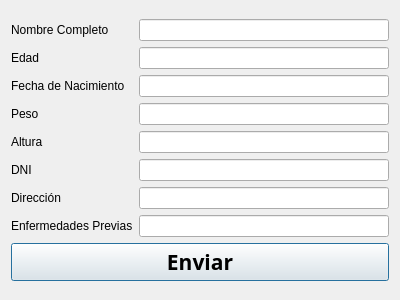
<?xml version="1.0" encoding="UTF-8"?>
<ui version="4.0">
 <class>Add_His_Med</class>
 <widget class="QDialog" name="Add_His_Med">
  <property name="geometry">
   <rect>
    <x>0</x>
    <y>0</y>
    <width>400</width>
    <height>300</height>
   </rect>
  </property>
  <property name="windowTitle">
   <string>Añadir historial médico</string>
  </property>
  <layout class="QGridLayout" name="gridLayout_2">
   <item row="0" column="0">
    <layout class="QGridLayout" name="gridLayout">
     <item row="0" column="0">
      <layout class="QHBoxLayout" name="horizontalLayout">
       <item>
        <layout class="QVBoxLayout" name="verticalLayout">
         <item>
          <widget class="QLabel" name="label_8">
           <property name="text">
            <string>Nombre Completo</string>
           </property>
          </widget>
         </item>
         <item>
          <widget class="QLabel" name="label">
           <property name="text">
            <string>Edad</string>
           </property>
          </widget>
         </item>
         <item>
          <widget class="QLabel" name="label_7">
           <property name="text">
            <string>Fecha de Nacimiento</string>
           </property>
          </widget>
         </item>
         <item>
          <widget class="QLabel" name="label_2">
           <property name="text">
            <string>Peso</string>
           </property>
          </widget>
         </item>
         <item>
          <widget class="QLabel" name="label_3">
           <property name="text">
            <string>Altura</string>
           </property>
          </widget>
         </item>
         <item>
          <widget class="QLabel" name="label_4">
           <property name="text">
            <string>DNI</string>
           </property>
          </widget>
         </item>
         <item>
          <widget class="QLabel" name="label_5">
           <property name="text">
            <string>Dirección</string>
           </property>
          </widget>
         </item>
         <item>
          <widget class="QLabel" name="label_6">
           <property name="text">
            <string>Enfermedades Previas</string>
           </property>
          </widget>
         </item>
        </layout>
       </item>
       <item>
        <layout class="QVBoxLayout" name="verticalLayout_2">
         <item>
          <widget class="QLineEdit" name="nombre"/>
         </item>
         <item>
          <widget class="QLineEdit" name="edad"/>
         </item>
         <item>
          <widget class="QLineEdit" name="fechanacimiento"/>
         </item>
         <item>
          <widget class="QLineEdit" name="peso"/>
         </item>
         <item>
          <widget class="QLineEdit" name="altura"/>
         </item>
         <item>
          <widget class="QLineEdit" name="dni"/>
         </item>
         <item>
          <widget class="QLineEdit" name="direccion"/>
         </item>
         <item>
          <widget class="QLineEdit" name="vulnerabilidad"/>
         </item>
        </layout>
       </item>
      </layout>
     </item>
     <item row="1" column="0">
      <widget class="QPushButton" name="guardarpushbuton">
       <property name="font">
        <font>
         <family>Berlin Sans FB Demi</family>
         <pointsize>16</pointsize>
         <weight>75</weight>
         <bold>true</bold>
        </font>
       </property>
       <property name="text">
        <string>Enviar</string>
       </property>
      </widget>
     </item>
    </layout>
   </item>
  </layout>
 </widget>
 <resources/>
 <connections/>
</ui>
